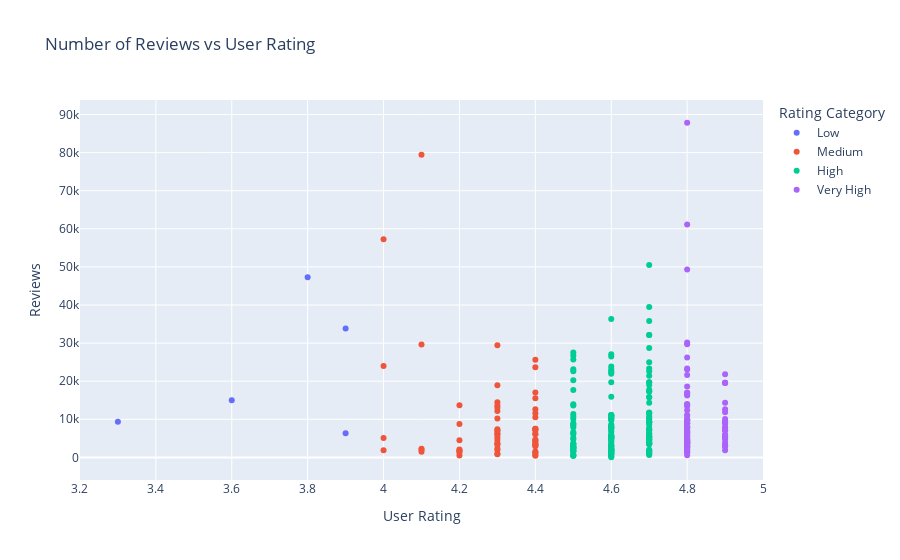

The code cell stored with this chart in its notebook:
### Markdown cell above
Looking at how rating varies by various different factors. We can also overlay our rating categories.

### Code cell
fig = px.scatter(
    df_books,
    x='User Rating',
    y='Reviews',
    color='Rating Category',
    category_orders={'Rating Category': category_order},
    title='Number of Reviews vs User Rating'
)
fig.show()

### Figure 1 — Plotly figure (JSON) as saved in the notebook; plotly's stock layout.template omitted (floating-point values rounded to 4 significant figures; data arrays with more than 128 entries replaced by an {"elided": "..."} marker saying what was removed)
{"data": [{"hovertemplate": "Rating Category=Low<br>User Rating=%{x}<br>Reviews=%{y}<extra></extra>", "legendgroup": "Low", "marker": {"color": "#636efa", "symbol": "circle"}, "mode": "markers", "name": "Low", "orientation": "v", "showlegend": true, "type": "scatter", "x": [3.9, 3.8, 3.6, 3.3, 3.9], "xaxis": "x", "y": [6310, 47265, 14982, 9372, 33844], "yaxis": "y"}, {"hovertemplate": "Rating Category=Medium<br>User Rating=%{x}<br>Reviews=%{y}<extra></extra>", "legendgroup": "Medium", "marker": {"color": "#EF553B", "symbol": "circle"}, "mode": "markers", "name": "Medium", "orientation": "v", "showlegend": true, "type": "scatter", "x": [4.4, 4.4, 4.3, 4.2, 4.3, 4.4, 4.3, 4.2, 4.3, 4.4, 4.4, 4.2, 4.4, 4.4, 4, 4.4, 4, 4.4, 4.3, 4.3, 4.4, 4.1, 4.4, 4.4, 4.1, 4.2, 4.4, 4.2, 4.3, 4.3, 4.1, 4, 4.4, 4.3, 4.3, 4.2, 4.3, 4.3, 4.4, 4.1, 4, 4.1, 4.4, 4.4, 4.3, 4.3, 4.4, 4.4, 4.2, 4.4, 4.3, 4.3, 4.4, 4.3, 4.3, 4.4, 4.4, 4.3, 4.3, 4.3, 4.4, 4.4, 4.4, 4.2], "xaxis": "x", "y": [12643, 2951, 12159, 491, 6143, 4642, 1924, 2094, 956, 6042, 23631, 13677, 1555, 1215, 57271, 25624, 23973, 15526, 5272, 7153, 4571, 29651, 7396, 7550, 1467, 1649, 3113, 4519, 18904, 13616, 2272, 5069, 637, 2314, 4587, 1789, 13061, 3523, 440, 2023, 1859, 79446, 10559, 11616, 29442, 7368, 4247, 6222, 8747, 1201, 807, 3759, 7058, 10191, 14493, 3759, 3503, 3319, 5977, 6740, 3341, 7497, 17044, 1302], "yaxis": "y"}, {"hovertemplate": "Rating Category=High<br>User Rating=%{x}<br>Reviews=%{y}<extra></extra>", "legendgroup": "High", "marker": {"color": "#00cc96", "symbol": "circle"}, "mode": "markers", "name": "High", "orientation": "v", "showlegend": true, "type": "scatter", "x": {"elided": "171 float values"}, "xaxis": "x", "y": {"elided": "171 int values"}, "yaxis": "y"}, {"hovertemplate": "Rating Category=Very High<br>User Rating=%{x}<br>Reviews=%{y}<extra></extra>", "legendgroup": "Very High", "marker": {"color": "#ab63fa", "symbol": "circle"}, "mode": "markers", "name": "Very High", "orientation": "v", "showlegend": true, "type": "scatter", "x": [4.8, 4.8, 4.8, 4.8, 4.8, 4.9, 4.8, 4.8, 4.8, 4.8, 4.8, 4.8, 4.8, 4.8, 4.8, 4.8, 4.9, 4.9, 4.9, 4.9, 4.9, 4.9, 4.8, 4.8, 4.8, 4.8, 4.9, 4.8, 4.9, 4.8, 4.9, 4.9, 4.9, 4.9, 4.8, 4.8, 4.8, 4.8, 4.9, 4.8, 4.8, 4.8, 4.9, 4.8, 4.8, 4.9, 4.8, 4.9, 4.8, 4.8, 4.8, 4.8, 4.8, 4.9, 4.9, 4.8, 4.8, 4.8, 4.8, 4.9, 4.9, 4.8, 4.8, 4.8, 4.9, 4.8, 4.8, 4.8, 4.8, 4.8, 4.8, 4.8, 4.8, 4.8, 4.8, 4.8, 4.8, 4.8, 4.8, 4.9, 4.8, 4.8, 4.9, 4.8, 4.8, 4.8, 4.8, 4.8, 4.8, 4.8, 4.8, 4.8, 4.8, 4.9, 4.9, 4.8, 4.8, 4.8, 4.8, 4.9, 4.8, 4.8, 4.8, 4.8, 4.8, 4.8, 4.8, 4.9], "xaxis": "x", "y": [7665, 9198, 1296, 61133, 11113, 14344, 4505, 16244, 4022, 3871, 1329, 10922, 6812, 3837, 6540, 3181, 5062, 4786, 7235, 12619, 9089, 5470, 5118, 14038, 9568, 8837, 7038, 5476, 5867, 4148, 19622, 7758, 3146, 10052, 13471, 1930, 3776, 3490, 2812, 9737, 16643, 7062, 19576, 8916, 2507, 11881, 3828, 1884, 18613, 9867, 2926, 5347, 7866, 3192, 21834, 6169, 548, 16990, 4757, 7150, 3836, 7802, 23047, 3923, 9382, 1680, 6600, 12361, 8081, 23358, 2774, 8922, 5836, 5249, 9947, 13871, 6982, 16949, 4628, 5396, 4506, 1655, 7861, 6247, 5898, 49288, 2663, 3428, 2876, 9784, 2091, 4290, 3796, 19546, 8842, 30183, 26234, 2282, 29673, 5956, 6108, 3829, 8170, 13779, 87841, 9967, 21625, 9413], "yaxis": "y"}], "layout": {"legend": {"title": {"text": "Rating Category"}, "tracegroupgap": 0}, "title": {"text": "Number of Reviews vs User Rating"}, "xaxis": {"anchor": "y", "domain": [0, 1], "title": {"text": "User Rating"}}, "yaxis": {"anchor": "x", "domain": [0, 1], "title": {"text": "Reviews"}}}}
